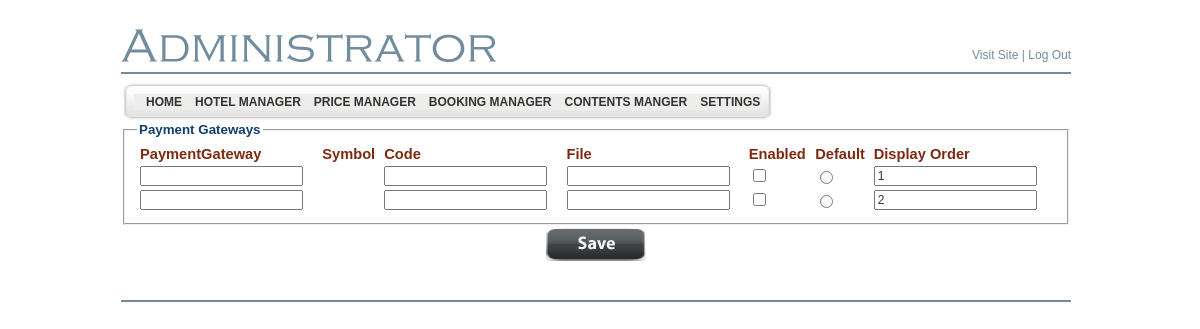
/admin/payment_gateways.php (signed in), run on the app's committed database.
### tables this page shows
CREATE TABLE `bsi_adminmenu` (
  `id` int(4) NOT NULL AUTO_INCREMENT,
  `name` varchar(200) NOT NULL DEFAULT '',
  `url` varchar(200) DEFAULT NULL,
  `menu_desc` varchar(200) NOT NULL DEFAULT '',
  `parent_id` int(4) DEFAULT '0',
  `status` enum('Y','N') DEFAULT 'Y',
  `ord` int(5) NOT NULL DEFAULT '0',
  `privileges` int(11) NOT NULL,
  PRIMARY KEY (`id`),
  UNIQUE KEY `kid` (`name`,`parent_id`)
);

CREATE TABLE `bsi_payment_gateway` (
  `id` int(11) NOT NULL AUTO_INCREMENT,
  `gateway_name_en` varchar(255) DEFAULT NULL,
  `gateway_name_hr` varchar(255) DEFAULT NULL,
  `gateway_name_de` varchar(255) DEFAULT NULL,
  `gateway_name_it` varchar(255) DEFAULT NULL,
  `gateway_code` varchar(50) NOT NULL,
  `account` varchar(255) DEFAULT NULL,
  `is_production_mode` tinyint(1) NOT NULL,
  `production_url` varchar(1024) NOT NULL,
  `test_url` varchar(1024) NOT NULL,
  `enabled` tinyint(1) NOT NULL DEFAULT '0',
  `is_admin` tinyint(1) NOT NULL,
  `display_order` tinyint(2) NOT NULL DEFAULT '0',
  PRIMARY KEY (`id`),
  UNIQUE KEY `UNQ_gateway_code` (`gateway_code`),
  UNIQUE KEY `UNQ_gateway_name_en` (`gateway_name_en`)
);

### includes/PaymentGateway.class.php (called while the page is built, shortened)
<?php
class PaymentGateway
{
    public static function fetchFromParameters($params)
    {
		$paymentGateway = new PaymentGateway();
		if (isset($params['id']) && is_numeric($params['id']))
		{
		    $paymentGateway->id = intval($params['id']);
		}
		$paymentGateway->gatewayName = LocalizedText::fetchFromParameters($params, "gateway_name_");
		if (isset($params['gateway_code']))
		{
		    $paymentGateway->gatewayCode = $params['gateway_code'];
		}
		if (isset($params['account']))
		{
		    $paymentGateway->account = $params['account'];
		}
    	if (isset($params['production_url']))
		{
		    $paymentGateway->productionUrl = $params['production_url'];
		}
    	if (isset($params['test_url']))
		{
		    $paymentGateway->testUrl = $params['test_url'];
		}
    	if (isset($params['is_production_mode']))
		{
		    $paymentGateway->isProductionMode = intval($params['is_production_mode']) == 1;
		}
	    if (isset($params['enabled']))
		{
		    $paymentGateway->isEnabled = intval($params['enabled']) == 1;
		}
    	if (isset($params['is_admin']))
		{
		    $paymentGateway->isAdmin = intval($params['is_admin']) == 1;
		}
    	if (isset($params['display_order']) && is_numeric($params['display_order']))
		{
		    $paymentGateway->displayOrder = intval($params['display_order']);
		}
		return $paymentGateway;
    }
	public static function fetchFromDbNonAdmin()
    {
		$paymentGateways = array();
		$sql = "SELECT * FROM bsi_payment_gateway WHERE gateway_code != 'ha' ORDER BY display_order";
		$query = mysql_query($sql);
		while ($row = mysql_fetch_assoc($query))
		{
		    $paymentGateway = PaymentGateway::fetchFromParameters($row);
		    $paymentGateways[] = $paymentGateway;
		}
		return $paymentGateways;
    }
}

### includes/LocalizedText.class.php (called while the page is built, shortened)
<?php
class LocalizedText
{
    public static function fetchFromParameters($params, $fieldPrefix)
    {
    	$localizedText = new LocalizedText($fieldPrefix);
    	foreach ($params as $key => $value)
        {
            if (preg_match('/' . $fieldPrefix . '[A-Za-z]{2}/', $key))
            {
                $languageCode = substr($key, -2);
                $localizedText->_textArray[$languageCode] = trim($value);
            }
        }
        return $localizedText;
    }
}

### admin/payment_gateways.php (the view, shortened to what this page needs)
<?php
$paymentGateways = PaymentGateway::fetchFromDbNonAdmin();
include ("header.php");
?>
	</td>
  </tr>
  <tr>
    <td valign="top" >
		<form action="<?=$_SERVER['PHP_SELF']?>" method="post">
		<fieldset>
		    <legend class="TitleBlue11pt">Payment Gateways</legend>
			<table width="100%">
				<tr>
					<td class="TitleRed11pt">
						PaymentGateway
					</td>
					<td class="TitleRed11pt">
						Symbol
					</td>
					<td class="TitleRed11pt">
						Code
					</td>
					<td class="TitleRed11pt">
						File
					</td>
					<td class="TitleRed11pt">
						Enabled
					</td>
					<td class="TitleRed11pt">
						Default
					</td>
					<td class="TitleRed11pt">
						Display Order
					</td>
				</tr>
			<?php
				foreach ($paymentGateways as $paymentGateway)
				{
			?>
					<tr>
						<td>
							<input type="text" name="<?= $paymentGateway->paymentGatewayCode ?>_paymentGateway_name" value="<?= $paymentGateway->paymentGatewayName ?>" />
						</td>
						<td>
						</td>
						<td>
							<input type="text" name="<?= $paymentGateway->paymentGatewayCode ?>_paymentGateway_code" value="<?= $paymentGateway->paymentGatewayCode ?>" />
						</td>
						<td>
							<input type="text" name="<?= $paymentGateway->paymentGatewayCode ?>_paymentGateway_file_name" value="<?= $paymentGateway->fileName ?>" />
						</td>
						<td>
							<input type="checkbox" name="<?= $paymentGateway->paymentGatewayCode ?>_is_active" value="1" <?= $paymentGateway->isActive ? ' checked="checked"' : '' ?> />
						</td>
						<td>
							<input type="radio" name="is_default" value="<?= $paymentGateway->paymentGatewayCode ?>" <?= $paymentGateway->isDefault ? ' checked="checked"' : '' ?> />
						</td>
						<td>
							<input type="text" name="<?= $paymentGateway->paymentGatewayCode ?>_display_order" value="<?= $paymentGateway->displayOrder ?>" />
						</td>
					</tr>
			<?php
				}
			?>
			</table>
	    </fieldset>
	    <table width="100%">
			<tr>
				<td align="center">
					<input src="images/button_save.png" name="SBMT_REG" type="image">
				</td>
			</tr>
		</table>
	    </form>
    </td>
  </tr>
  <?php include("footer.php"); ?>
</table>
</body>
</html>

### admin/header.php (shortened to what this page needs)
<!DOCTYPE html PUBLIC "-//W3C//DTD XHTML 1.0 Transitional//EN" "http://www.w3.org/TR/xhtml1/DTD/xhtml1-transitional.dtd">
<html xmlns="http://www.w3.org/1999/xhtml">
<head>
	<link href="style.css" rel="stylesheet" type="text/css" />
	<link href="style1.css" rel="stylesheet" type="text/css">
</head>
<body>
<table align="center" width="950" border="0" cellspacing="0"
	cellpadding="0">
	<tr>
		<td width="366">&nbsp;</td>
		<td width="584">&nbsp;</td>
	</tr>
	<tr>
		<td align="left" valign="bottom"><img src="images/adminis.gif" alt="" /></td>
		<td align="right" valign="bottom" class="bodyMenutext8pt"><a
			href="../index.php" target="_blank" class="bodyMenutext8pt">Visit
		Site</a> | <a href="logout.php" class="bodyMenutext8pt">Log Out</a></td>
	</tr>
	<tr>
		<td height="10"></td>
		<td></td>
	</tr>
	<tr>
		<td colspan="2" height="2" bgcolor="#718d9d"></td>
	</tr>
</table>
<table align="center" width="950" border="0" cellspacing="0" cellpadding="0">
	<tr>
		<td height="8"></td>
	</tr>
	<tr>
		<td align="left">
		<table border="0" style="background-image: url(images/menu_tile.gif);"
			cellspacing="0" cellpadding="0">
			<tr>
				<td><img src="images/menubar_left.gif" alt="" width="13" height="40" /></td>
				<td align="left" class="bodytext8pt">
				<div class="sample1">
				<div class="horz_menu">
<?php
$sql_parent = mysql_query("select * from bsi_adminmenu where parent_id=0 and status='Y' order by ord");
while ($row_parent = mysql_fetch_array($sql_parent))
{
	echo "<a id=\"" . $row_parent[0] . "\"      href=\"" . $row_parent[2] . "\">&nbsp;&nbsp;&nbsp;" . $row_parent[1] . "</a>";
}
?>
<br clear="both" />
				</div>
</div>
				</td>
				<td><img src="images/menubar_right.gif" alt="" width="13"
					height="40" /></td>
			</tr>
		</table>

### admin/style.css (style rules this page uses)
.bodytext8pt { color: #000000; font-family: 'Tahoma', 'Arial', 'Verdana'; font-size: 8pt; font-weight: normal; margin: 0; line-height: 120% }
.TitleBlue11pt { color: #113E6D; font-family: 'Trebuchet MS', 'Tahoma', 'Arial', 'Verdana'; font-size: 10pt; font-weight: bold; margin: 0; }
.TitleRed11pt { color: #7E2A10; font-family: 'Trebuchet MS', 'Tahoma', 'Arial', 'Verdana'; font-size: 11pt; font-weight: bold; margin: 0; }
.bodyMenutext8pt { color: #718d9d; font-family: 'Verdana', 'Tahoma', 'Arial'; font-size: 12px; font-weight: normal; margin: 0; }
a.bodyMenutext8pt { color: #718d9d; font-weight: normal; text-decoration: none }
input { FONT-Size:9pt; color:#333333; font-family: 'Tahoma', 'Arial', 'MS Sans Serif', 'Verdana'; font-weight: normal; }
body { margin-top: 00; margin-bottom: 0; margin-left: 0; background-color: #FFFFFF; background-repeat: repeat-x; background-position; 0 0 }
a:link { text-decoration:none; font-color: #990000; font-family: Verdana, Arial, Helvetica, sans-serif; font-size: 2; }

### admin/style1.css (style rules this page uses)
div.horz_menu a { display: block; float: left; }
div.sample1 div.horz_menu a, div.sample1 div.vert_menu a { padding: 1px 0px 1px 0px; background:#ededec; width:inherit; padding:2px; text-decoration: none; font-family:Arial, Helvetica, sans-serif; font-weight: 900; font-size: 12px; color: #333333; }
div.sample1 div.horz_menu a { margin-right: -1px; width:auto; }
a:link { text-decoration:none; font-color: #990000; font-family: Verdana, Arial, Helvetica, sans-serif; font-size: 2; }

### data on the page
bsi_adminmenu: name "HOME"
bsi_adminmenu: name "HOTEL MANAGER"
bsi_adminmenu: name "PRICE MANAGER"
bsi_adminmenu: name "BOOKING MANAGER"
bsi_adminmenu: name "CONTENTS MANGER"
bsi_adminmenu: name "SETTINGS"
bsi_payment_gateway: _display_order "1"
bsi_payment_gateway: _display_order "2"
